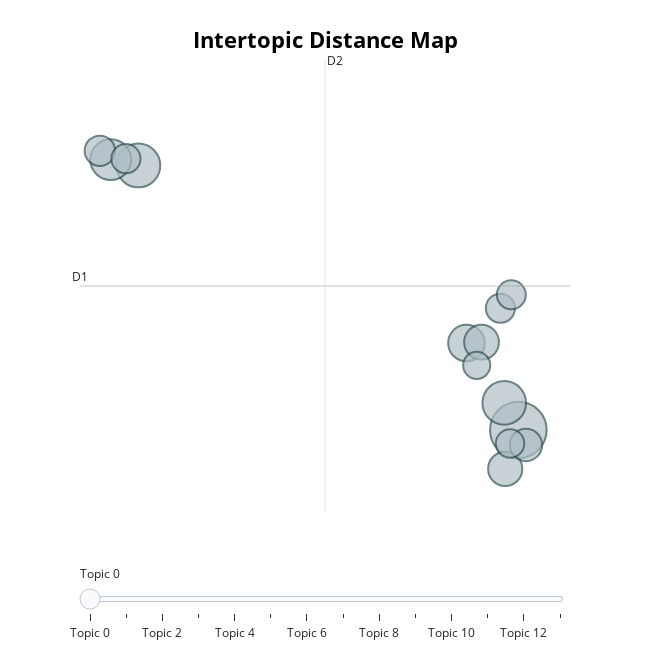

Source (notebook cell):
### Code cell
topic_positive.visualize_topics()

### Figure 1 — Plotly figure (JSON) as saved in the notebook; plotly's stock layout.template omitted (floating-point values rounded to 4 significant figures)
{"data": [{"customdata": [[0, "vaccine | shot | got | covid | vaccinated", 1291], [1, "pregnancy | covid19 | study | podcast | research", 775], [2, "test | negative | pregnancy | positive | covid", 766], [3, "vaccine | covid19 | pregnant | protect | best", 675], [4, "birthday | happy | day | birth | month", 538], [5, "anniversary | nurse | birth | nightingale | florence", 487], [6, "biden | trump | formula | president | baby", 471], [7, "baby | soon | well | covid | better", 421], [8, "breastfeeding | covid19 | vaccine | antibody | safe", 373], [9, "pregnancy | vaccine | great | pregnant | fertility", 343], [10, "covid | baby | album | concert | music", 342], [11, "awwrrite | pau | hana | another | day", 339], [12, "coma | covid19 | birth | mom | newborn", 327], [13, "game | season | covid | team | year", 296]], "hovertemplate": "<b>Topic %{customdata[0]}</b><br>Words: %{customdata[1]}<br>Size: %{customdata[2]}", "legendgroup": "", "marker": {"color": "#B0BEC5", "line": {"color": "DarkSlateGrey", "width": 2}, "size": [1291, 775, 766, 675, 538, 487, 471, 421, 373, 343, 342, 339, 327, 296], "sizemode": "area", "sizeref": 0.8069, "symbol": "circle"}, "mode": "markers", "name": "", "orientation": "v", "showlegend": false, "type": "scatter", "x": [9.487, -3.119, 9.02, -4.035, 7.765, 8.266, 9.052, 9.74, -4.395, -3.53, 8.892, 9.254, 9.212, 8.106], "xaxis": "x", "y": [7.421, 13.44, 8.036, 13.57, 9.397, 9.418, 6.536, 7.08, 13.77, 13.59, 10.19, 10.49, 7.115, 8.89], "yaxis": "y"}], "layout": {"annotations": [{"showarrow": false, "text": "D1", "x": -5.054, "y": 10.69, "yshift": 10}, {"showarrow": false, "text": "D2", "x": 3.074, "xshift": 10, "y": 15.83}], "height": 650, "hoverlabel": {"bgcolor": "white", "font": {"family": "Rockwell", "size": 16}}, "legend": {"itemsizing": "constant", "tracegroupgap": 0}, "margin": {"t": 60}, "shapes": [{"line": {"color": "#CFD8DC", "width": 2}, "type": "line", "x0": 3.074, "x1": 3.074, "y0": 5.556, "y1": 15.83}, {"line": {"color": "#9E9E9E", "width": 2}, "type": "line", "x0": -5.054, "x1": 11.2, "y0": 10.69, "y1": 10.69}], "sliders": [{"active": 0, "pad": {"t": 50}, "steps": [{"args": [{"marker.color": [["red", "#B0BEC5", "#B0BEC5", "#B0BEC5", "#B0BEC5", "#B0BEC5", "#B0BEC5", "#B0BEC5", "#B0BEC5", "#B0BEC5", "#B0BEC5", "#B0BEC5", "#B0BEC5", "#B0BEC5"]]}], "label": "Topic 0", "method": "update"}, {"args": [{"marker.color": [["#B0BEC5", "red", "#B0BEC5", "#B0BEC5", "#B0BEC5", "#B0BEC5", "#B0BEC5", "#B0BEC5", "#B0BEC5", "#B0BEC5", "#B0BEC5", "#B0BEC5", "#B0BEC5", "#B0BEC5"]]}], "label": "Topic 1", "method": "update"}, {"args": [{"marker.color": [["#B0BEC5", "#B0BEC5", "red", "#B0BEC5", "#B0BEC5", "#B0BEC5", "#B0BEC5", "#B0BEC5", "#B0BEC5", "#B0BEC5", "#B0BEC5", "#B0BEC5", "#B0BEC5", "#B0BEC5"]]}], "label": "Topic 2", "method": "update"}, {"args": [{"marker.color": [["#B0BEC5", "#B0BEC5", "#B0BEC5", "red", "#B0BEC5", "#B0BEC5", "#B0BEC5", "#B0BEC5", "#B0BEC5", "#B0BEC5", "#B0BEC5", "#B0BEC5", "#B0BEC5", "#B0BEC5"]]}], "label": "Topic 3", "method": "update"}, {"args": [{"marker.color": [["#B0BEC5", "#B0BEC5", "#B0BEC5", "#B0BEC5", "red", "#B0BEC5", "#B0BEC5", "#B0BEC5", "#B0BEC5", "#B0BEC5", "#B0BEC5", "#B0BEC5", "#B0BEC5", "#B0BEC5"]]}], "label": "Topic 4", "method": "update"}, {"args": [{"marker.color": [["#B0BEC5", "#B0BEC5", "#B0BEC5", "#B0BEC5", "#B0BEC5", "red", "#B0BEC5", "#B0BEC5", "#B0BEC5", "#B0BEC5", "#B0BEC5", "#B0BEC5", "#B0BEC5", "#B0BEC5"]]}], "label": "Topic 5", "method": "update"}, {"args": [{"marker.color": [["#B0BEC5", "#B0BEC5", "#B0BEC5", "#B0BEC5", "#B0BEC5", "#B0BEC5", "red", "#B0BEC5", "#B0BEC5", "#B0BEC5", "#B0BEC5", "#B0BEC5", "#B0BEC5", "#B0BEC5"]]}], "label": "Topic 6", "method": "update"}, {"args": [{"marker.color": [["#B0BEC5", "#B0BEC5", "#B0BEC5", "#B0BEC5", "#B0BEC5", "#B0BEC5", "#B0BEC5", "red", "#B0BEC5", "#B0BEC5", "#B0BEC5", "#B0BEC5", "#B0BEC5", "#B0BEC5"]]}], "label": "Topic 7", "method": "update"}, {"args": [{"marker.color": [["#B0BEC5", "#B0BEC5", "#B0BEC5", "#B0BEC5", "#B0BEC5", "#B0BEC5", "#B0BEC5", "#B0BEC5", "red", "#B0BEC5", "#B0BEC5", "#B0BEC5", "#B0BEC5", "#B0BEC5"]]}], "label": "Topic 8", "method": "update"}, {"args": [{"marker.color": [["#B0BEC5", "#B0BEC5", "#B0BEC5", "#B0BEC5", "#B0BEC5", "#B0BEC5", "#B0BEC5", "#B0BEC5", "#B0BEC5", "red", "#B0BEC5", "#B0BEC5", "#B0BEC5", "#B0BEC5"]]}], "label": "Topic 9", "method": "update"}, {"args": [{"marker.color": [["#B0BEC5", "#B0BEC5", "#B0BEC5", "#B0BEC5", "#B0BEC5", "#B0BEC5", "#B0BEC5", "#B0BEC5", "#B0BEC5", "#B0BEC5", "red", "#B0BEC5", "#B0BEC5", "#B0BEC5"]]}], "label": "Topic 10", "method": "update"}, {"args": [{"marker.color": [["#B0BEC5", "#B0BEC5", "#B0BEC5", "#B0BEC5", "#B0BEC5", "#B0BEC5", "#B0BEC5", "#B0BEC5", "#B0BEC5", "#B0BEC5", "#B0BEC5", "red", "#B0BEC5", "#B0BEC5"]]}], "label": "Topic 11", "method": "update"}, {"args": [{"marker.color": [["#B0BEC5", "#B0BEC5", "#B0BEC5", "#B0BEC5", "#B0BEC5", "#B0BEC5", "#B0BEC5", "#B0BEC5", "#B0BEC5", "#B0BEC5", "#B0BEC5", "#B0BEC5", "red", "#B0BEC5"]]}], "label": "Topic 12", "method": "update"}, {"args": [{"marker.color": [["#B0BEC5", "#B0BEC5", "#B0BEC5", "#B0BEC5", "#B0BEC5", "#B0BEC5", "#B0BEC5", "#B0BEC5", "#B0BEC5", "#B0BEC5", "#B0BEC5", "#B0BEC5", "#B0BEC5", "red"]]}], "label": "Topic 13", "method": "update"}]}], "title": {"font": {"color": "Black", "size": 22}, "text": "<b>Intertopic Distance Map", "x": 0.5, "xanchor": "center", "y": 0.95, "yanchor": "top"}, "width": 650, "xaxis": {"anchor": "y", "domain": [0, 1], "range": [-5.054, 11.2], "title": {"text": ""}, "visible": false}, "yaxis": {"anchor": "x", "domain": [0, 1], "range": [5.556, 15.83], "title": {"text": ""}, "visible": false}}}
